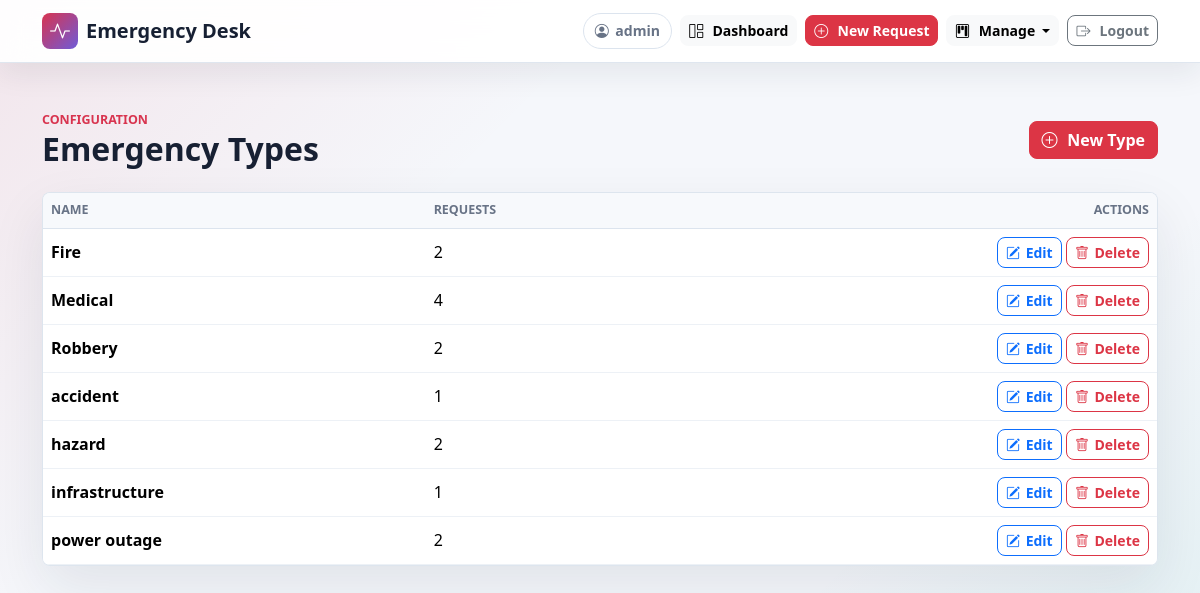
/emergency-types/ (signed in), run on the app's committed database.
### core/models.py (models this page shows, shortened)
class EmergencyType(models.Model):
    name = models.CharField(max_length=100, unique=True)
    class Meta:
        ordering = ['name']

### core/views.py (the view)
# urls.py: path('emergency-types/', views.emergency_type_list, name='emergency_type_list'),
@login_required
def emergency_type_list(request):
    emergency_types = EmergencyType.objects.annotate(request_count=Count('emergency_requests')).order_by('name')
    return render(request, 'emergency_type_list.html', {
        'emergency_types': emergency_types,
    })

### core/templates/emergency_type_list.html (shortened to what this page needs)
{% extends 'base.html' %}
{% block content %}
<div class="d-flex flex-column flex-sm-row align-items-sm-center justify-content-between gap-3 mb-4">
    <div>
        <div class="page-kicker">Configuration</div>
        <h1 class="page-title">Emergency Types</h1>
    </div>
    <a class="btn btn-danger" href="{% url 'emergency_type_create' %}">
        <i class="bi bi-plus-circle"></i>
        New Type
    </a>
</div>
<div class="management-card">
    <div class="table-responsive">
        <table class="table align-middle mb-0">
            <thead>
                <tr>
                    <th>Name</th>
                    <th>Requests</th>
                    <th class="text-end">Actions</th>
                </tr>
            </thead>
            <tbody>
                {% for emergency_type in emergency_types %}
                    <tr>
                        <td class="fw-bold">{{ emergency_type.name }}</td>
                        <td>{{ emergency_type.request_count }}</td>
                        <td class="text-end">
                            <a class="btn btn-outline-primary btn-sm" href="{% url 'emergency_type_update' emergency_type.id %}"><i class="bi bi-pencil-square"></i>Edit</a>
                            <a class="btn btn-outline-danger btn-sm" href="{% url 'emergency_type_delete' emergency_type.id %}"><i class="bi bi-trash"></i>Delete</a>
                        </td>
                    </tr>
                {% empty %}
                    <tr><td colspan="3" class="text-center text-secondary py-4">No emergency types yet.</td></tr>
                {% endfor %}
            </tbody>
        </table>
    </div>
</div>
{% endblock %}

### core/templates/base.html (shortened to what this page needs)
{% load static %}
<!DOCTYPE html>
<html lang="en">
<head>
    <link href="https://cdn.jsdelivr.net/npm/bootstrap@5.3.3/dist/css/bootstrap.min.css" rel="stylesheet">
    <link href="https://cdn.jsdelivr.net/npm/bootstrap-icons@1.11.3/font/bootstrap-icons.css" rel="stylesheet">
    <link href="{% static 'core/app.css' %}?v=3" rel="stylesheet">
</head>
<body>
    <nav class="navbar navbar-expand-lg app-navbar">
        <div class="container">
            <a class="navbar-brand d-flex align-items-center gap-2" href="{% if user.is_authenticated %}{% url 'home' %}{% else %}{% url 'login' %}{% endif %}">
                <span class="brand-mark">
                    <i class="bi bi-activity"></i>
                </span>
                <span>Emergency Desk</span>
            </a>
            <div class="ms-auto d-flex align-items-center gap-2">
                {% if user.is_authenticated %}
                    <span class="user-pill d-none d-md-inline-flex">
                        <i class="bi bi-person-circle"></i>
                        {{ user.username }}
                    </span>
                    <a class="btn btn-light btn-sm" href="{% url 'home' %}">
                        <i class="bi bi-grid-1x2"></i>
                        <span>Dashboard</span>
                    </a>
                    <a class="btn btn-danger btn-sm" href="{% url 'create_request' %}">
                        <i class="bi bi-plus-circle"></i>
                        <span>New Request</span>
                    </a>
                    <div class="dropdown">
                        <button class="btn btn-light btn-sm dropdown-toggle" type="button" data-bs-toggle="dropdown" aria-expanded="false">
                            <i class="bi bi-kanban"></i>
                            <span>Manage</span>
                        </button>
                    </div>
                    <form method="POST" action="{% url 'logout' %}" class="m-0">
                        <button class="btn btn-outline-secondary btn-sm" type="submit">
                            <i class="bi bi-box-arrow-right"></i>
                            <span>Logout</span>
                        </button>
                    </form>
                {% else %}
                    <a class="btn btn-danger btn-sm" href="{% url 'login' %}">
                        <i class="bi bi-box-arrow-in-right"></i>
                        <span>Login</span>
                    </a>
                {% endif %}
            </div>
        </div>
    </nav>
    <main class="app-shell">
        <div class="container py-4 py-lg-5">
            {% block content %}{% endblock %}
        </div>
    </main>
</body>
</html>

### core/static/core/app.css (style rules this page uses)
:root { --app-ink: #172033; --app-muted: #687386; --app-line: #dce4ee; --app-paper: #ffffff; --app-bg: #f5f7fb; --app-red: #d8344f; --app-teal: #0f9f9a; --app-amber: #f0a62b; --app-violet: #6f5bd8; }
body { min-height: 100vh; color: var(--app-ink); background: linear-gradient(135deg, rgba(216, 52, 79, 0.09), transparent 32%), linear-gradient(315deg, rgba(15, 159, 154, 0.1), transparent 30%), var(--app-bg); font-family: system-ui, -apple-system, BlinkMacSystemFont, "Segoe UI", sans-serif; }
.app-navbar { position: relative; z-index: 5000; background: rgba(255, 255, 255, 0.92); border-bottom: 1px solid rgba(220, 228, 238, 0.9); box-shadow: 0 10px 30px rgba(23, 32, 51, 0.08); backdrop-filter: blur(14px); isolation: isolate; overflow: visible; }
.app-navbar .container, .app-navbar .ms-auto { overflow: visible; }
.app-navbar .dropdown { position: relative; z-index: 5010; }
.navbar-brand { color: var(--app-ink); font-weight: 800; }
.brand-mark, .hero-mark, .empty-mark { display: inline-grid; place-items: center; color: #ffffff; background: linear-gradient(135deg, var(--app-red), var(--app-violet)); }
.brand-mark { width: 36px; height: 36px; border-radius: 8px; }
.user-pill { align-items: center; gap: 0.4rem; padding: 0.38rem 0.7rem; color: var(--app-muted); border: 1px solid var(--app-line); border-radius: 999px; background: #ffffff; font-size: 0.88rem; font-weight: 700; }
.app-shell { position: relative; z-index: 0; min-height: calc(100vh - 65px); }
.page-kicker { color: var(--app-red); font-size: 0.78rem; font-weight: 800; text-transform: uppercase; }
.page-title { margin: 0; font-size: 2rem; font-weight: 850; }
.hero-panel, .tool-card, .request-card, .empty-state, .search-panel, .management-card { background: rgba(255, 255, 255, 0.88); border: 1px solid rgba(220, 228, 238, 0.95); border-radius: 8px; box-shadow: 0 22px 55px rgba(23, 32, 51, 0.09); }
.management-card { overflow: hidden; }
.management-card .table thead th { color: var(--app-muted); background: #f7f9fc; border-bottom-color: var(--app-line); font-size: 0.78rem; font-weight: 850; text-transform: uppercase; }
.management-card .table td { border-color: #edf1f6; }
.btn { border-radius: 8px; font-weight: 700; }
.btn i { margin-right: 0.35rem; }

### data on the page
EmergencyType: name "Fire", request_count "2"
EmergencyType: name "Medical", request_count "4"
EmergencyType: name "Robbery", request_count "2"
EmergencyType: name "accident", request_count "1"
EmergencyType: name "hazard", request_count "2"
EmergencyType: name "infrastructure", request_count "1"
EmergencyType: name "power outage", request_count "2"

### other printed values
{{ user.username }} "admin"
